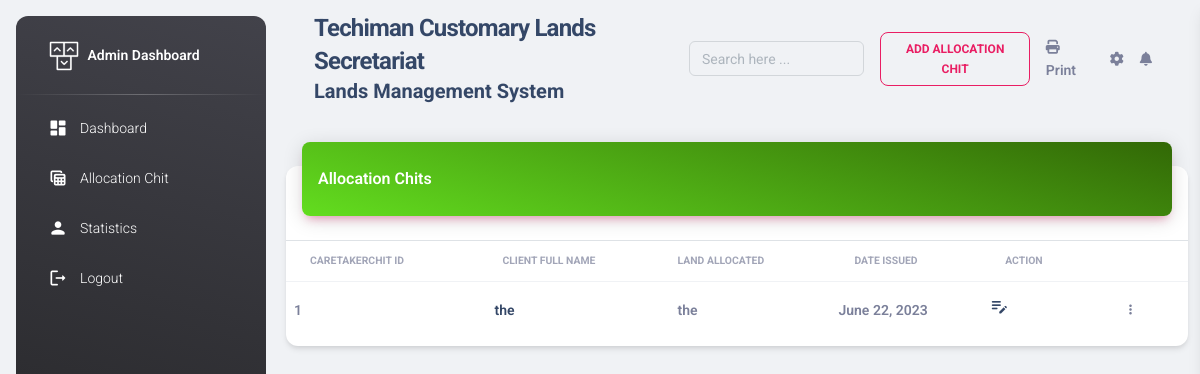
Page /chief_dashboard/allocation_chit (signed in) on the committed database.
### allocation/models.py (models this page shows)
class AllocationChit(models.Model):
    dateofallocation = models.DateField(auto_now=True)
    clientfullname = models.CharField(max_length=255)
    land = models.CharField(max_length=255)
    CareTakerChief = models.OneToOneField(CareTakerChief, on_delete=models.CASCADE, related_name='allocatedcaretakerchief')

### staff/views.py (the view)
# urls.py: path('chief_dashboard/allocation_chit', allocation_chit, name="chief_allocation_chit"),
@login_required
def allocation_chit(request):
    allocationchit = AllocationChit.objects.all()
    context={
        "allocation_chits":allocationchit
    }
    return render(request, "online/allocation_chit.html", context)

### templates/online/allocation_chit.html (shortened to what this page needs)
{% extends 'online/base2.html'%}
{% load static%}
{% block content %}
<body class="g-sidenav-show  bg-gray-200">
  {% include 'online/chief_side_nav.html' %}
  <main class="main-content position-relative max-height-vh-100 h-100 border-radius-lg ">
    <nav class="navbar navbar-main navbar-expand-lg px-0 mx-4 shadow-none border-radius-xl" id="navbarBlur" data-scroll="true">
      <div class="container-fluid py-1 px-3">
        <nav aria-label="breadcrumb">
          <h4 class="font-weight-bolder mb-0">Techiman Customary Lands Secretariat </h4>
          <h5 class="font-weight-bolder mb-0">Lands Management System</h5>
        </nav>
        <div class="collapse navbar-collapse mt-sm-0 mt-2 me-md-0 me-sm-4" id="navbar">
          <div class="ms-md-auto pe-md-3 d-flex align-items-center">
            <div class="input-group input-group-outline">
             <input type="text" id="myInput" onkeyup="myFunction()" placeholder="Search here ..." class="form-control">
            </div>
          </div>
          <ul class="navbar-nav  justify-content-end">
            <li class="nav-item d-flex align-items-center">
              <a class="btn btn-outline-primary btn-sm mb-0 me-3" href="{% url 'add_allocation_chit' %}">Add Allocation Chit</a>
            </li>
            <li class="nav-item d-flex align-items-center">
              <a href="#" onclick="window.print()" class="nav-link text-body font-weight-bold px-0">
                <i class="fa fa-print me-sm-1"></i>
                <span class="d-sm-inline d-none">Print</span>
              </a>
            </li>
            <li class="nav-item px-3 d-flex align-items-center">
              <a href="javascript:;" class="nav-link text-body p-0">
                <i class="fa fa-cog fixed-plugin-button-nav cursor-pointer"></i>
              </a>
            </li>
            <li class="nav-item dropdown pe-2 d-flex align-items-center">
              <a href="javascript:;" class="nav-link text-body p-0" id="dropdownMenuButton" data-bs-toggle="dropdown" aria-expanded="false">
                <i class="fa fa-bell cursor-pointer"></i>
              </a>
            </li>
          </ul>
        </div>
      </div>
    </nav>
    <div class="container-fluid py-4">
      <div class="row">
        <div class="col-12">
          <div class="card my-4">
            <div class="card-header p-0 position-relative mt-n4 mx-3 z-index-2">
              <div class="bg-gradient-primary shadow-primary border-radius-lg pt-4 pb-3">
                <h6 class="text-white text-capitalize ps-3">Allocation Chits </h6>
              </div>
            </div>
            <div class="card-body px-0 pb-2">
              <div class="table-responsive p-0">
                <table id="myTable" class="table align-items-center justify-content-center mb-0">
                  <thead>
                    <tr>
                      <th class="text-uppercase text-secondary text-xxs font-weight-bolder opacity-7">CaretakerChit ID</th>
                      <th class="text-uppercase text-secondary text-xxs font-weight-bolder opacity-7">Client Full Name</th>
                      <th class="text-uppercase text-secondary text-xxs font-weight-bolder opacity-7 ps-2">Land Allocated</th>
                      <th class="text-uppercase text-secondary text-xxs font-weight-bolder opacity-7">Date Issued</th>
                      <th class="text-uppercase text-secondary text-xxs font-weight-bolder opacity-7">Action</th>
                      <th></th>
                    </tr>
                  </thead>
                  <tbody id='tbodyID'>
                    {% for chit in allocation_chits %}
                    <tr>
                      <td>
                        <p class="text-sm font-weight-bold mb-0">{{chit.id}}</p>
                      </td>
                      <td>
                        <div class="d-flex px-2">
                          <div class="my-auto">
                            <h6 class="mb-0 text-sm">{{chit.clientfullname}}</h6>
                          </div>
                        </div>
                      </td>
                      <td>
                        <p class="text-sm font-weight-bold mb-0">{{chit.land}}</p>
                      </td>
                      <td>
                        <p class="text-sm font-weight-bold mb-0">{{chit.dateofallocation}}</p>
                      </td>
                      <td><a href="{% url 'admin_edit_chief' chit.id %}"> <span class="material-icons"> edit_note </span></a> </td>
                      <td class="align-middle">
                        <button class="btn btn-link text-secondary mb-0">
                          <i class="fa fa-ellipsis-v text-xs"></i>
                        </button>
                      </td>
                    </tr>
                    {% endfor %}
                  </tbody>
                </table>
              </div>
            </div>
          </div>
        </div>
      </div>
    </div>
  </main>
</body>
{% endblock content %}

### rows in the picture
AllocationChit: id "1", clientfullname "the", land "the", dateofallocation "June 22, 2023"
